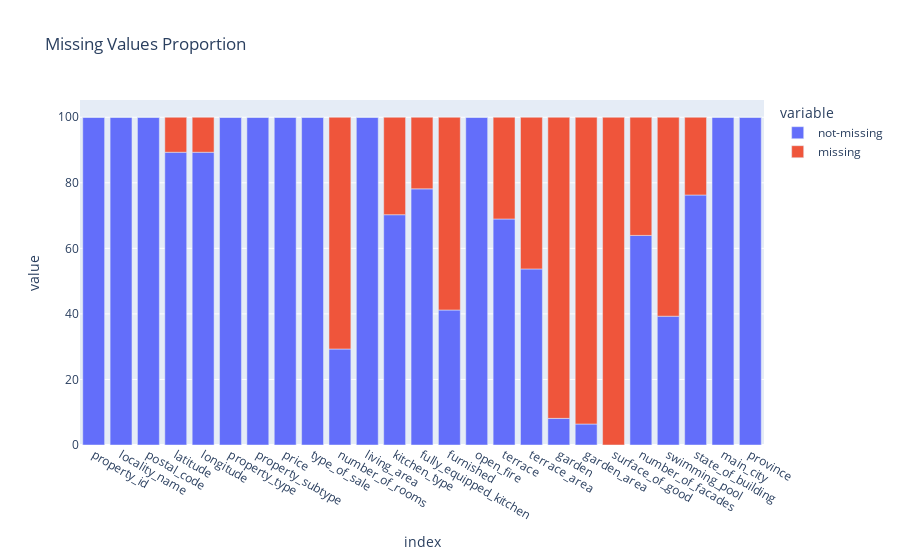

Write notebook code for a chart like this one.
### Code cell
make_bar_perc_plotly(app)

### Figure 1 — Plotly figure (JSON) as saved in the notebook; plotly's stock layout.template omitted (floating-point values rounded to 4 significant figures)
{"data": [{"alignmentgroup": "True", "hovertemplate": "variable=not-missing<br>index=%{x}<br>value=%{y}<extra></extra>", "legendgroup": "not-missing", "marker": {"color": "#636efa", "pattern": {"shape": ""}}, "name": "not-missing", "offsetgroup": "not-missing", "orientation": "v", "showlegend": true, "textposition": "auto", "type": "bar", "x": ["property_id", "locality_name", "postal_code", "latitude", "longitude", "property_type", "property_subtype", "price", "type_of_sale", "number_of_rooms", "living_area", "kitchen_type", "fully_equipped_kitchen", "furnished", "open_fire", "terrace", "terrace_area", "garden", "garden_area", "surface_of_good", "number_of_facades", "swimming_pool", "state_of_building", "main_city", "province"], "xaxis": "x", "y": [100, 100, 100, 89.32, 89.32, 100, 100, 100, 100, 29.29, 100, 70.26, 78.15, 41.19, 100, 68.96, 53.71, 8.125, 6.401, 0, 63.95, 39.3, 76.28, 100, 100], "yaxis": "y"}, {"alignmentgroup": "True", "hovertemplate": "variable=missing<br>index=%{x}<br>value=%{y}<extra></extra>", "legendgroup": "missing", "marker": {"color": "#EF553B", "pattern": {"shape": ""}}, "name": "missing", "offsetgroup": "missing", "orientation": "v", "showlegend": true, "textposition": "auto", "type": "bar", "x": ["property_id", "locality_name", "postal_code", "latitude", "longitude", "property_type", "property_subtype", "price", "type_of_sale", "number_of_rooms", "living_area", "kitchen_type", "fully_equipped_kitchen", "furnished", "open_fire", "terrace", "terrace_area", "garden", "garden_area", "surface_of_good", "number_of_facades", "swimming_pool", "state_of_building", "main_city", "province"], "xaxis": "x", "y": [0, 0, 0, 10.68, 10.68, 0, 0, 0, 0, 70.71, 0, 29.74, 21.85, 58.81, 0, 31.04, 46.29, 91.88, 93.6, 100, 36.05, 60.7, 23.72, 0, 0], "yaxis": "y"}], "layout": {"barmode": "relative", "legend": {"title": {"text": "variable"}, "tracegroupgap": 0}, "title": {"text": "Missing Values Proportion"}, "xaxis": {"anchor": "y", "domain": [0, 1], "title": {"text": "index"}}, "yaxis": {"anchor": "x", "domain": [0, 1], "title": {"text": "value"}}}}
